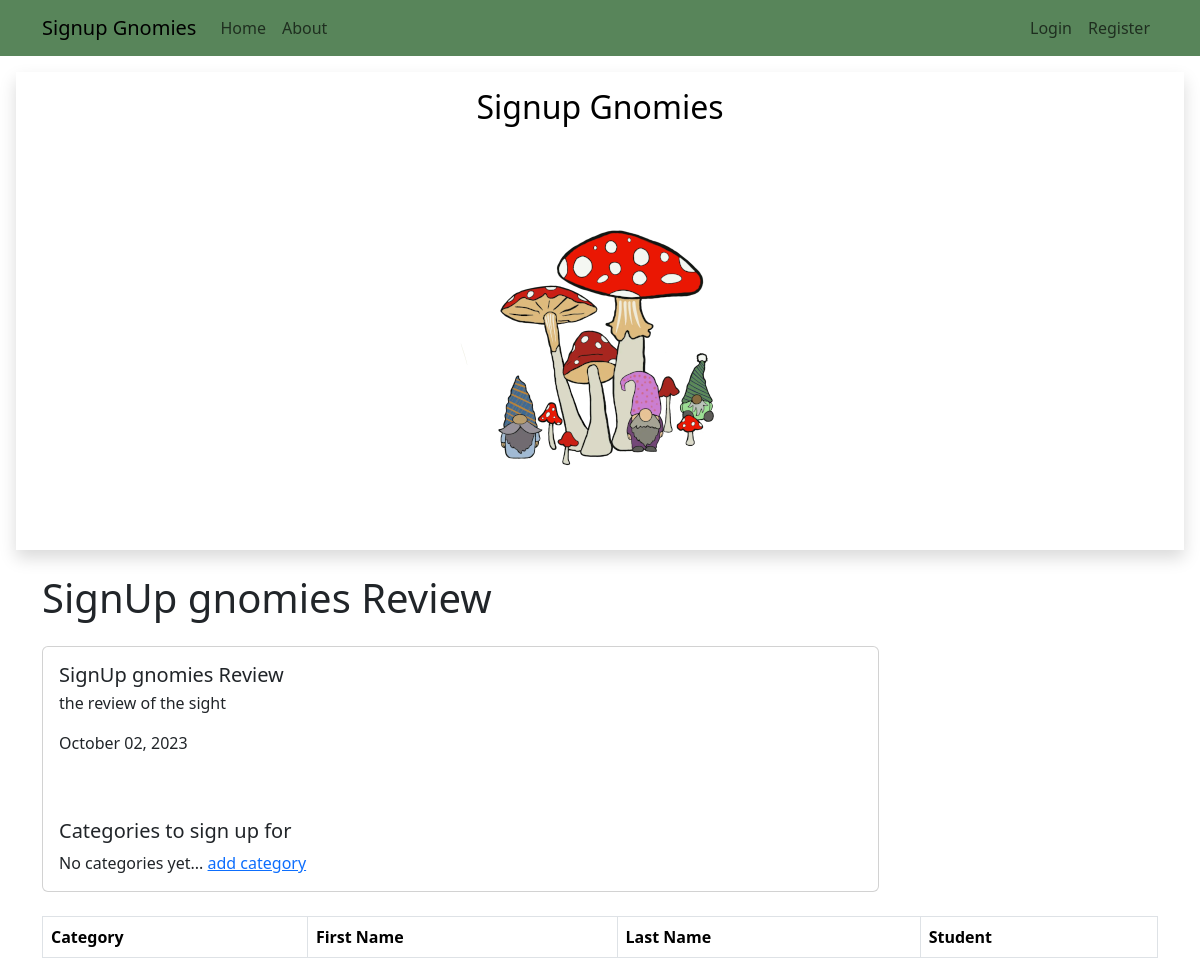
Screenshot of /event/5/ with the database file from the repository.
### signupgnomies/models.py (models this page shows, shortened)
class Event(models.Model):
    event_name = models.CharField(max_length=100)
    description = models.TextField()
    event_category = models.CharField(max_length=100)
    date = models.DateTimeField()
    created_at = models.DateTimeField(auto_now_add=True)
    updated_at = models.DateTimeField(auto_now=True)

### signupgnomies/views.py (the view)
# urls.py: path('event/<int:pk>/', views.EventDetailView.as_view(), name="events-detail"),
class EventDetailView(DetailView):
    model = models.Event

### signupgnomies/templates/signupgnomies/event_detail.html (shortened to what this page needs)
{%extends 'signupgnomies/base.html'%} {%block content%}
<h1>{{object.event_name}}</h1>
<div class="card my-4 w-75">
  <div class="card-body">
    <h5 class="card-title">{{object.event_name}}</h5>
    <p class="card-text">{{object.description}}</p>
    <p class="card-text">{{object.date | date:"F d, Y"}}</p>
    <br /><br />
    <h5>Categories to sign up for</h5>
    {% if not event.categories.all%} No categories yet...
    <a href="{% url 'add_category' event.pk%}">add category</a>
    {%endif%}
  </div>
</div>
<table class="table table-hover table-bordered">
  <thead>
    <tr>
      <th scope="col">Category</th>
      <th scope="col">First Name</th>
      <th scope="col">Last Name</th>
      <th scope="col">Student</th>
    </tr>
  </thead>
  </table>
{%endblock content%}

### rows the page displays
Event: event_name "SignUp gnomies Review", description "the review of the sight", date "October 02, 2023"
